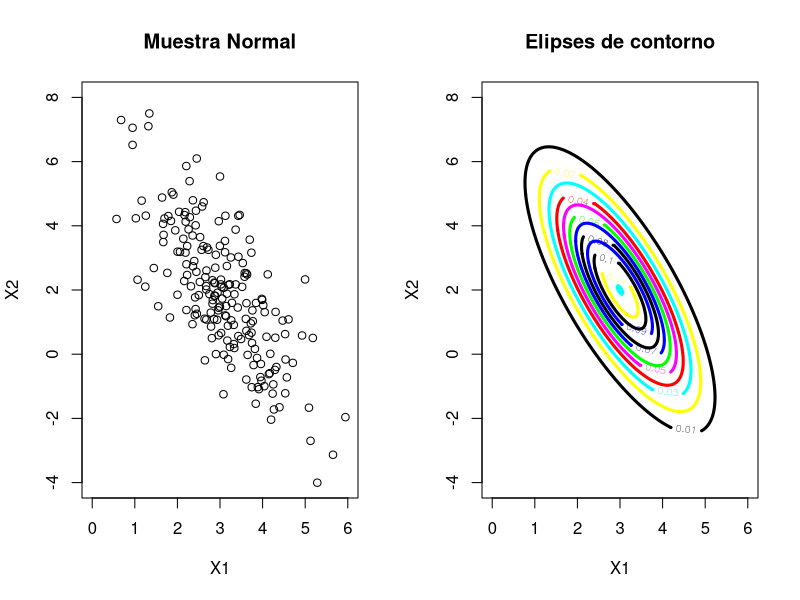
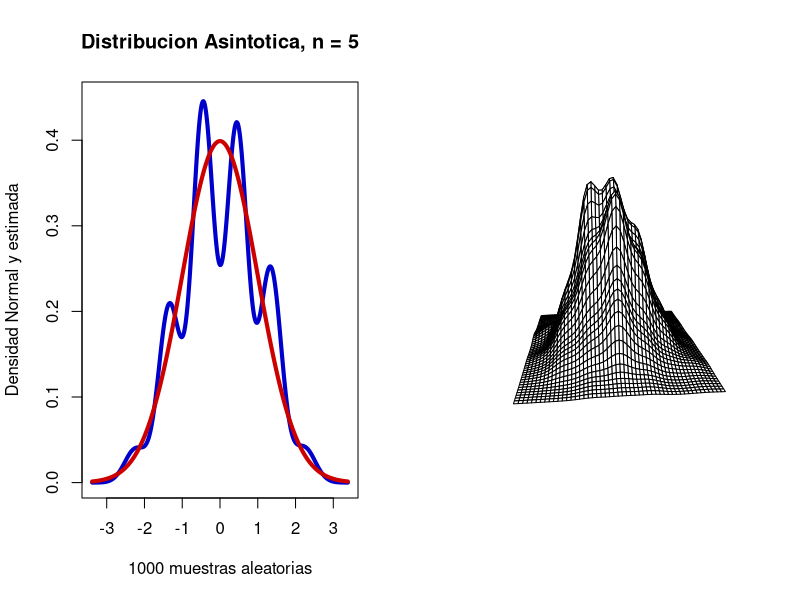

Generate these figures, in order, with R:
## Author:       Wolfgang Haerdle 20091001
##

##
## 1 Verificacion Normal Bivariada##
##

# Librerias
#install.packages("MASS")
#install.packages("mnormt")
library(MASS)
library(mnormt)

# Parametros en entrada
n     = 200                                 # numero de muestras
mu    = c(3,2)                              # vector de medias
sig   = matrix(c(1, -1.5, -1.5, 4), ncol=2) # matriz de covarianzas

# Muestreo normal bivariada
set.seed(80)
y     = mvrnorm(n, mu, sig, 2)

# Densidad Normal Bivariada
xgrid = seq( from=(mu[1]-3*sqrt(sig[1,1])),to=(mu[1]+3*sqrt(sig[1,1])),length.out=200 )
ygrid = seq( from=(mu[2]-3*sqrt(sig[2,2])),to=(mu[2]+3*sqrt(sig[2,2])),length.out=200 )
z     = outer( xgrid,ygrid,FUN=function(xgrid,ygrid){dmnorm(cbind(xgrid,ygrid),mean=mu,varcov=sig)} )

# Plot
par(mfrow=c(1,2))

# Grafica dispersion
plot(y, col="black", ylab="X2",xlab="X1",xlim=range(xgrid),ylim=range(ygrid))
title('Muestra Normal')

# Elipses de contorno
contour(xgrid,ygrid,z,xlim=range(xgrid),ylim=range(ygrid),nlevels=10,col = c("blue", "black", "yellow", "cyan", "red", "magenta", "green", "blue", "black"), lwd=3, cex.axis = 1, xlab="X1", ylab="X2")
title('Elipses de contorno')

##
## 2 Limite central
##

#Librerias
## install.packages("KernSmooth")
library(KernSmooth)

p=0.5
n=5

bsample = rbinom(n*1000, 1, 0.5)                       #Generacion aleatoria  de la distribucion binomial con parametros 1000*n y 0.5
bsamplem = matrix(bsample, n, 1000)                    #Creacion de una matrix de variables binomiales aleatorias
bden = bkde((colMeans(bsamplem) - p)/sqrt(p*(1-p)/n))  #Estimar la densidad del kernel

plot(bden, col = "blue3", type="l", lty = 1, lwd=4, xlab="1000 muestras aleatorias",
ylab="Densidad Normal y estimada", cex.lab=1, cex.axis = 1, ylim=c(0, 0.45))     #Graficar la densidad del kernel
lines(bden$x, dnorm(bden$x),col = "red3", lty = 1, lwd=4)                        #Graficar la densidad normal

title(paste("Distribucion Asintotica, n =",n))

##
p=0.5
n=6

bsample = rbinom(n*2000, 1, 0.5)          #Generacion aleatoria de la distribucion binomal con parametros 2000*n and 0.5
bsamplem = matrix(bsample, n, 2000)       #Crear una matriz de las variables aleatorias binomiales
bsamplemstd = matrix((colMeans(bsamplem) - p)/sqrt(p*(1-p)/n), 1000, 2)

dj = bkde2D(bsamplemstd, bandwidth = 1.06*c(sd(bsamplemstd[, 1]), sd(bsamplemstd[, 2]))* 200^(-1/5))  #Calculo de los kernel bidimensionales

persp(dj$x1, dj$x2,dj$fhat, box=FALSE, theta = 265, phi = 15, r = sqrt(3), d = 1,ltheta = -135, lphi = 0, shade = NA)

